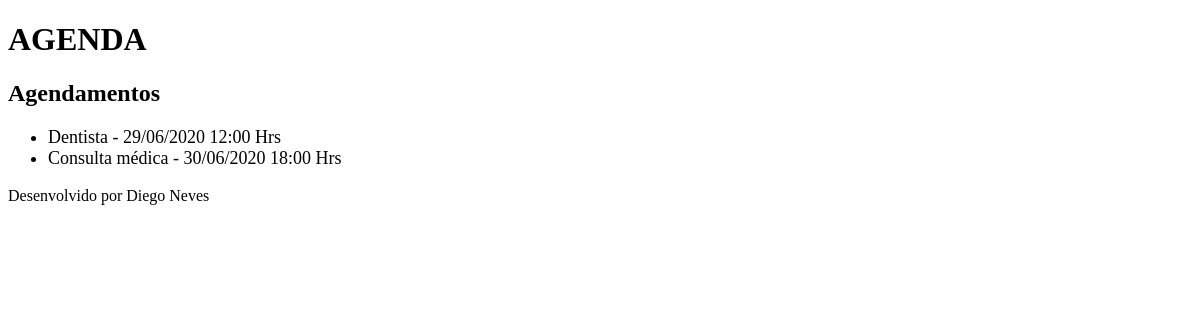
/agenda/, run on an earlier commit of the app's database.
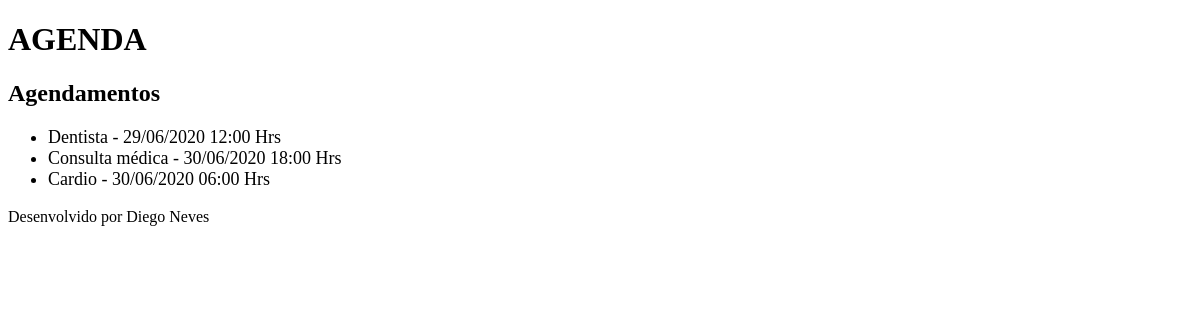
And on a later commit of the database.
### core/models.py (models this page shows, shortened)
class Evento(models.Model):
    titulo = models.CharField(max_length=100)
    descricao = models.TextField(blank=True, null=True)
    data_evento = models.DateTimeField(verbose_name='Data do Evento')
    data_criacao = models.DateTimeField(auto_now=True)
    usuario = models.ForeignKey(User, on_delete=models.CASCADE)
    class Meta:
        db_table = 'evento'
    def get_data_evento(self):
        return self.data_evento.strftime('%d/%m/%Y %H:%M Hrs')

### core/views.py (the view)
# urls.py: path('agenda/', views.lista_eventos),
def lista_eventos(request):
    usuario = request.user
    evento = Evento.objects.all()
    response = {'eventos':evento}
    return render(request, 'agenda.html', response)

### templates/agenda.html
{% extends "model_page.html" %}
{% block content %}
    <h2>Agendamentos</h2>
    <ul style="font-size: 18px">
    {% for evento in eventos %}
        <li>{{ evento.titulo }} - {{ evento.get_data_evento}}</li>
    {% endfor %}
    </ul>
{% endblock %}

What changed in the data, as far as the page shows it:
added Evento: titulo "Cardio", get_data_evento "30/06/2020 06:00 Hrs"
